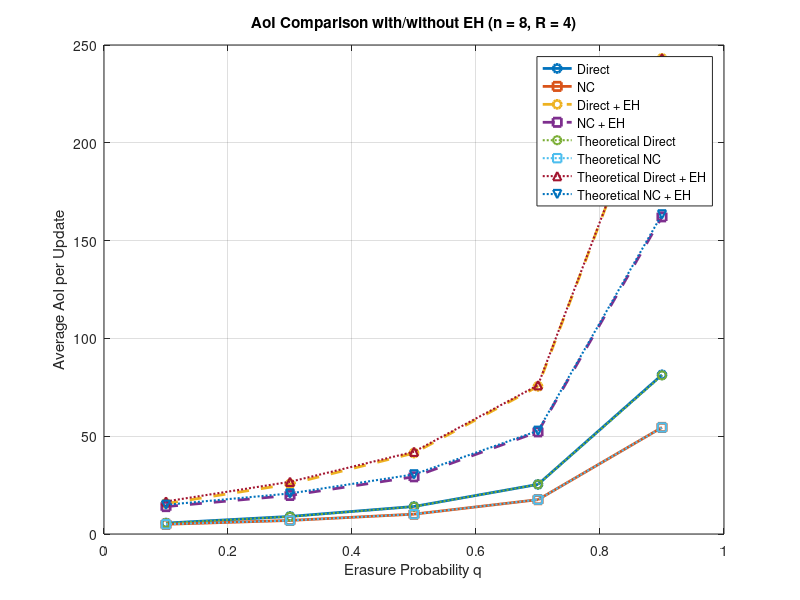

Reproduce this figure in MATLAB.
clc; clear;

R = 4;                         
n = 8;                          
q_values = [0.1 0.3 0.5 0.7 0.9];  
num_trials = 1000;             
lambda_E = 0.5;              

avg_aoi_direct = zeros(size(q_values));
avg_aoi_nc = zeros(size(q_values));
avg_aoi_direct_eh = zeros(size(q_values));
avg_aoi_nc_eh = zeros(size(q_values));
theory_direct = zeros(size(q_values));
theory_nc = zeros(size(q_values));
theory_direct_eh = zeros(size(q_values));
theory_nc_eh = zeros(size(q_values));

for qi = 1:length(q_values)
    q = q_values(qi);

    total_aoi_direct = 0;
    total_aoi_nc = 0;
    total_aoi_direct_eh = 0;
    total_aoi_nc_eh = 0;

    for trial = 1:num_trials
        % Direct Transmission (inf batt)
        total_slots = 0;
        for pkt = 1:n
            receivers = zeros(1, R);
            while any(receivers < 1)
                success = rand(1, R) > q;
                receivers = receivers + success;
                receivers(receivers > 1) = 1;
                total_slots = total_slots + 1;
            end
        end
        total_aoi_direct = total_aoi_direct + (total_slots) / 2;

        % Network Coding Transmission (inf batt)
        coded_received = zeros(1, R);
        t_nc = 0;
        while any(coded_received < n)
            success = rand(1, R) > q;
            coded_received = coded_received + success;
            coded_received(coded_received > n) = n;
            t_nc = t_nc + 1;
        end
        total_aoi_nc = total_aoi_nc + (t_nc ) / 2;

        % Direct Transmission (Unit Battery)
        total_slots_eh = 0;
        battery = 1;
        for pkt = 1:n
            receivers = zeros(1, R);
            while any(receivers < 1)
                if battery >= 1
                    battery = battery - 1;
                    success = rand(1, R) > q;
                    receivers = receivers + success;
                    receivers(receivers > 1) = 1;
                else
                    if rand < lambda_E
                        battery = 1;
                    end
                end
                total_slots_eh = total_slots_eh + 1;
            end
        end
        total_aoi_direct_eh = total_aoi_direct_eh + (total_slots_eh ) / 2;

        % Network Coding Transmission (Unit Battery)
        coded_received = zeros(1, R);
        t_nc_eh = 0;
        battery = 1;
        while any(coded_received < n)
            if battery >= 1
                battery = battery - 1;
                success = rand(1, R) > q;
                coded_received = coded_received + success;
                coded_received(coded_received > n) = n;
            else
                if rand < lambda_E
                    battery = 1;
                end
            end
            t_nc_eh = t_nc_eh + 1;
        end
        total_aoi_nc_eh = total_aoi_nc_eh + (t_nc_eh ) / 2;
    end

    avg_aoi_direct(qi) = total_aoi_direct / num_trials;
    avg_aoi_nc(qi) = total_aoi_nc / num_trials;
    avg_aoi_direct_eh(qi) = total_aoi_direct_eh / num_trials;
    avg_aoi_nc_eh(qi) = total_aoi_nc_eh / num_trials;

    % Teorik 
    max_transmissions = 3000; 
    p = 1 - q;
    % Direct Transmission teorik 
    E_T_packet = 0;
    for beta = 0:max_transmissions
        P_fail = 1 - (1 - (1 - p)^beta)^R;
        E_T_packet = E_T_packet + P_fail;
        if P_fail < 1e-6
            break;
        end
    end
    T_dir = n * E_T_packet;
    theory_direct(qi) = (T_dir ) / (2 );


    % Network Coding teorik
    T_nc = n; % min needed
    for beta = n:max_transmissions
        Pc_suc = 1 - sum(arrayfun(@(gamma) nchoosek(beta, gamma) * (p^gamma) * ((1 - p)^(beta - gamma)), 0:n-1));
        Pc_all = Pc_suc^R;
        T_nc = T_nc + (1 - Pc_all);
        if (1 - Pc_all) < 1e-6
            break;
        end
    end
    theory_nc(qi) = (T_nc ) / 2;

    gamma = 1.1;  
    T_dir_EH = T_dir * ((1+lambda_E)/lambda_E);
    T_nc_EH = T_nc * ((1+lambda_E)/lambda_E);
    
    theory_direct_eh(qi) = T_dir_EH / 2;
    theory_nc_eh(qi) = T_nc_EH / 2;
end

figure;
plot(q_values, avg_aoi_direct, '-o', 'LineWidth', 2); hold on;
plot(q_values, avg_aoi_nc, '-s', 'LineWidth', 2);
plot(q_values, avg_aoi_direct_eh, '--o', 'LineWidth', 2);
plot(q_values, avg_aoi_nc_eh, '--s', 'LineWidth', 2);
plot(q_values, theory_direct, ':o', 'LineWidth', 1.5);
plot(q_values, theory_nc, ':s', 'LineWidth', 1.5);
plot(q_values, theory_direct_eh, ':^', 'LineWidth', 1.5);
plot(q_values, theory_nc_eh, ':v', 'LineWidth', 1.5);
xlabel('Erasure Probability q');
ylabel('Average AoI per Update');
title(['AoI Comparison with/without EH (n = ' num2str(n) ', R = ' num2str(R) ')']);
legend('Direct', 'NC', 'Direct + EH', 'NC + EH', 'Theoretical Direct', 'Theoretical NC', 'Theoretical Direct + EH', 'Theoretical NC + EH');
grid on;
